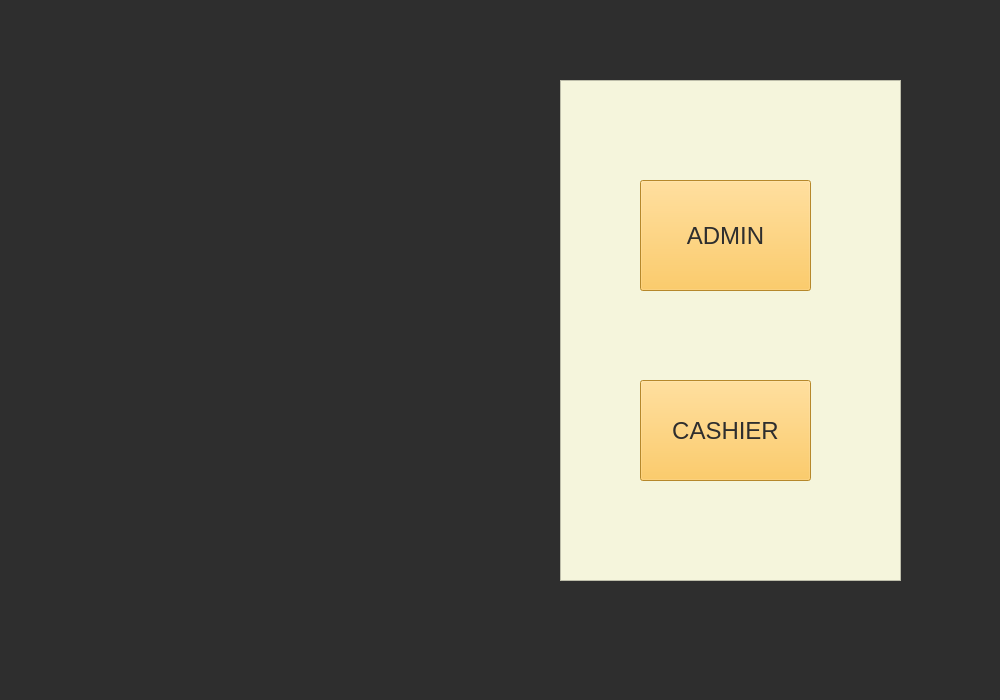
<?xml version="1.0" encoding="UTF-8"?>
<ui version="4.0">
 <class>MainWindow</class>
 <widget class="QMainWindow" name="MainWindow">
  <property name="geometry">
   <rect>
    <x>0</x>
    <y>0</y>
    <width>1000</width>
    <height>700</height>
   </rect>
  </property>
  <property name="maximumSize">
   <size>
    <width>1000</width>
    <height>700</height>
   </size>
  </property>
  <property name="windowTitle">
   <string>MainWindow</string>
  </property>
  <property name="styleSheet">
   <string notr="true">background-color: rgb(46, 46, 46);</string>
  </property>
  <widget class="QWidget" name="centralwidget">
   <property name="maximumSize">
    <size>
     <width>1000</width>
     <height>700</height>
    </size>
   </property>
   <widget class="QFrame" name="frame">
    <property name="geometry">
     <rect>
      <x>560</x>
      <y>80</y>
      <width>341</width>
      <height>501</height>
     </rect>
    </property>
    <property name="styleSheet">
     <string notr="true">background-color: rgb(245, 245, 220);</string>
    </property>
    <property name="frameShape">
     <enum>QFrame::Shape::StyledPanel</enum>
    </property>
    <property name="frameShadow">
     <enum>QFrame::Shadow::Raised</enum>
    </property>
    <widget class="QPushButton" name="pushButton">
     <property name="geometry">
      <rect>
       <x>80</x>
       <y>100</y>
       <width>171</width>
       <height>111</height>
      </rect>
     </property>
     <property name="font">
      <font>
       <family>Segoe UI</family>
       <pointsize>18</pointsize>
       <italic>false</italic>
       <bold>false</bold>
      </font>
     </property>
     <property name="styleSheet">
      <string notr="true">font: 18pt &quot;Segoe UI&quot;;
background-color: rgb(255, 191, 60);



border-color: rgb(15, 15, 15);

color: rgb(46, 46, 46);</string>
     </property>
     <property name="text">
      <string>ADMIN</string>
     </property>
    </widget>
    <widget class="QPushButton" name="pushButton_2">
     <property name="geometry">
      <rect>
       <x>80</x>
       <y>300</y>
       <width>171</width>
       <height>101</height>
      </rect>
     </property>
     <property name="font">
      <font>
       <family>Segoe UI</family>
       <pointsize>18</pointsize>
       <italic>false</italic>
       <bold>false</bold>
      </font>
     </property>
     <property name="whatsThis">
      <string>&lt;html&gt;&lt;head/&gt;&lt;body&gt;&lt;p&gt;j&lt;/p&gt;&lt;/body&gt;&lt;/html&gt;</string>
     </property>
     <property name="styleSheet">
      <string notr="true">border-color: rgb(15, 15, 15);
font: 18pt &quot;Segoe UI&quot;;
background-color: rgb(255, 191, 60);
color: rgb(46, 46, 46);</string>
     </property>
     <property name="text">
      <string>CASHIER</string>
     </property>
    </widget>
   </widget>
   <widget class="QLabel" name="label">
    <property name="geometry">
     <rect>
      <x>10</x>
      <y>0</y>
      <width>521</width>
      <height>631</height>
     </rect>
    </property>
    <property name="styleSheet">
     <string notr="true">image: url(:/pre/smart_canteen_logo_transparent.png);</string>
    </property>
    <property name="text">
     <string/>
    </property>
   </widget>
  </widget>
  <widget class="QStatusBar" name="statusbar"/>
 </widget>
 <resources/>
 <connections/>
</ui>
